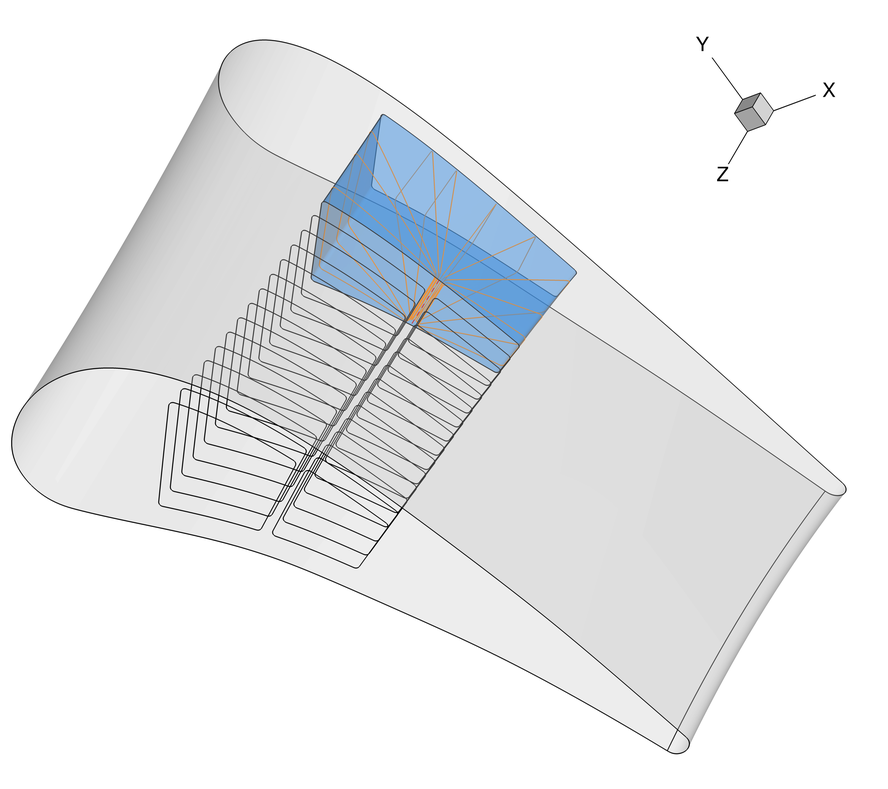
#> input picture tec/channel/01.png, 888 x 789 px, shrunk from 2990 x 2657 before the run
$ python trim2.py
#> lines starting #> are read from the running program, lines starting #| are printed output that depends on the picture
import numpy as np
from PIL import Image

filenames = ["01.png", "02.png", "03.png", "04.png"]
outnames = ["11.png", "12.png", "13.png", "14.png"]

for i in range(len(filenames)):
	with Image.open(filenames[i]) as inp:
#> inp is the input picture: PIL image 888x789 RGB; mean R, G, B 233.2, 235.2, 237.1
		arr = np.array(inp)[5:-5,5:-5]
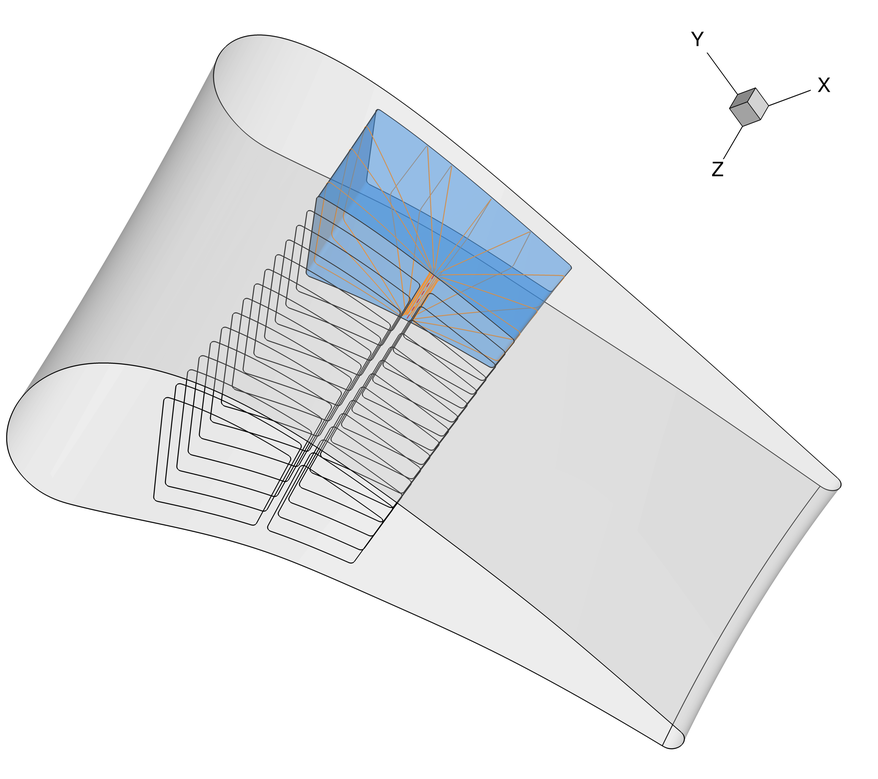
#> arr: shape (779, 878, 3); mean R, G, B 232.7, 234.7, 236.7
		out = Image.fromarray(arr)
		out.save(outnames[i])
#> pass 2 of the loop `for i in range(len(filenames)):`:
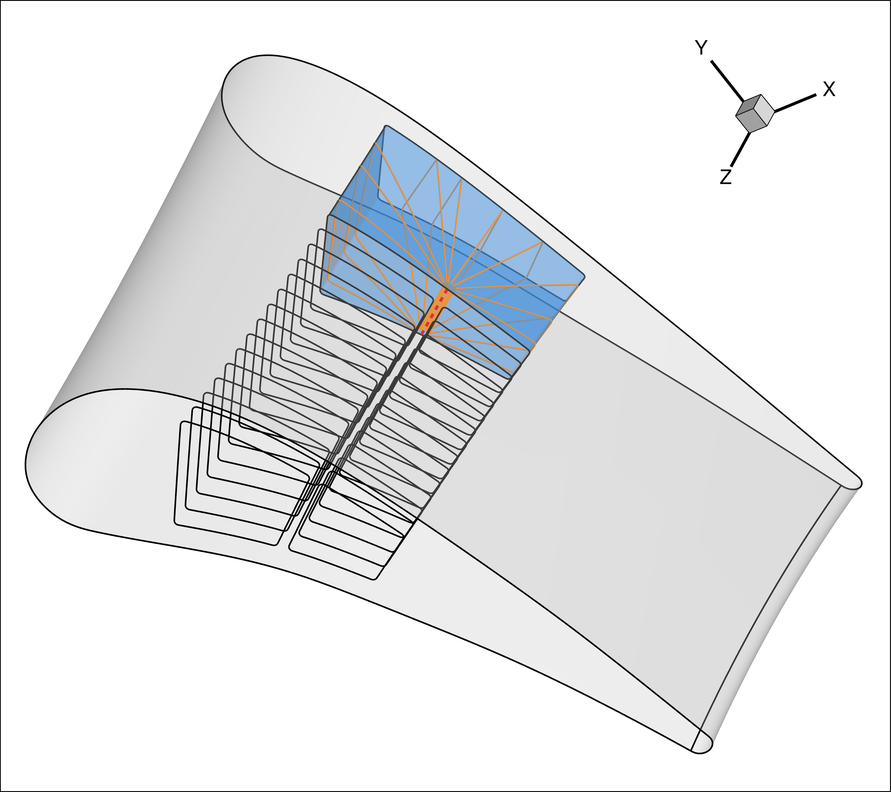
#> input picture tec/channel/02.png, 891 x 792 px, shrunk from 3000 x 2667 before the run
#> inp is the input picture: PIL image 891x792 RGB; mean R, G, B 230.4, 231.9, 233.6
#> `arr = np.array(inp)[5:-5,5:-5]`:
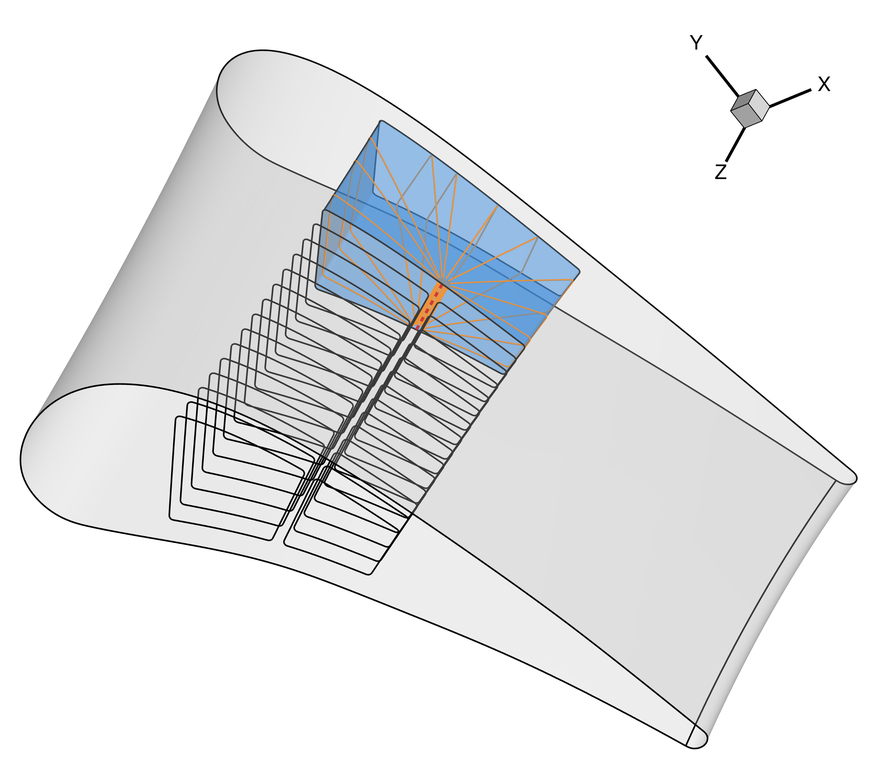
#> arr: shape (782, 881, 3); mean R, G, B 230.9, 232.5, 234.1
#> pass 3 of the loop `for i in range(len(filenames)):`:
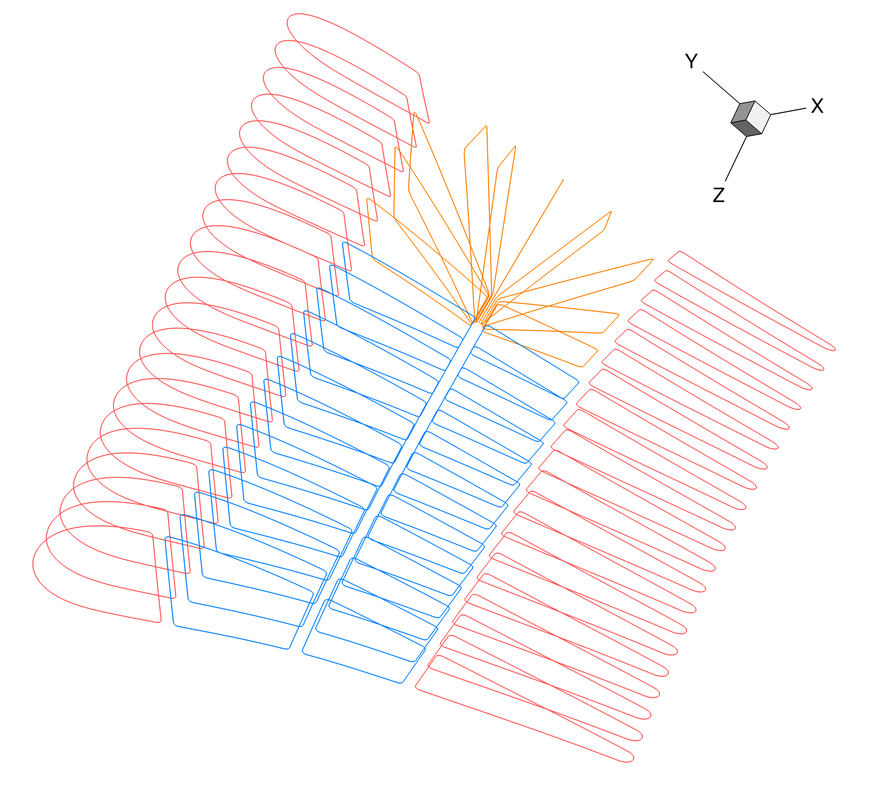
#> input picture tec/channel/03.png, 888 x 789 px, shrunk from 2990 x 2657 before the run
#> inp is the input picture: PIL image 888x789 RGB; mean R, G, B 251.4, 248.4, 249.5
#> `arr = np.array(inp)[5:-5,5:-5]`:
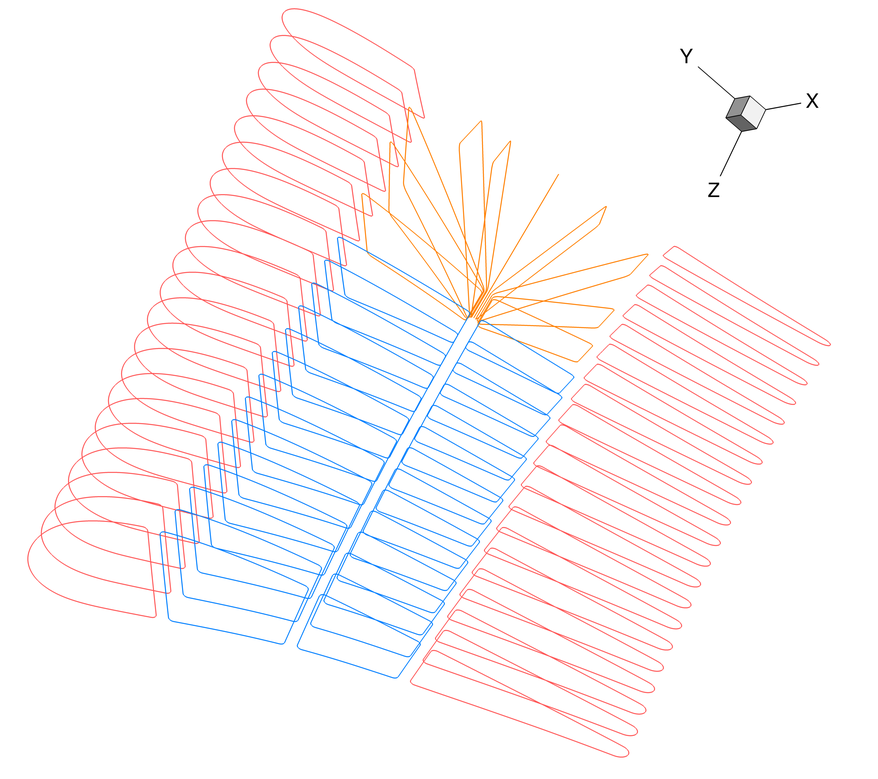
#> arr: shape (779, 878, 3); mean R, G, B 251.3, 248.3, 249.4
#> the loop made 4 passes; the first 3 are shown
